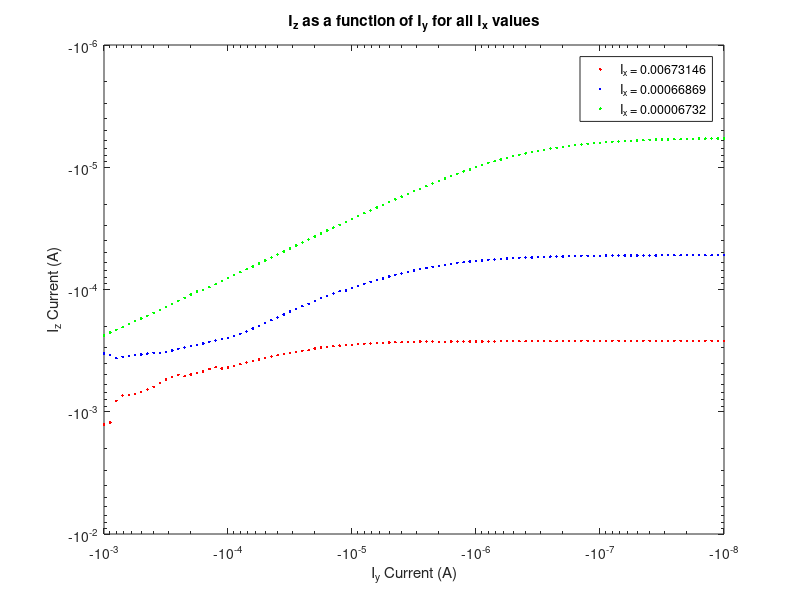

MATLAB code to generate this figure:
close all
clearvars

load exp2Bdata.mat

IxB300 = Vin./R3;
IxB3000 = Vin./R3k;
IxB30000 = Vin./R30k;

lbl3 = sprintf("I_x = %.8f", IxB300);
lbl3k = sprintf("I_x = %.8f", IxB3000);
lbl30k = sprintf("I_x = %.8f", IxB30000);

loglog(IyB300, IzB300, 'r.', ...
       IyB3000, IzB3000, 'b.', ...
       IyB30000, IzB30000, 'g.')
xlabel('I_y Current (A)')
ylabel('I_z Current (A)')
legend(lbl3, lbl3k, lbl30k)
title('I_z as a function of I_y for all I_x values')